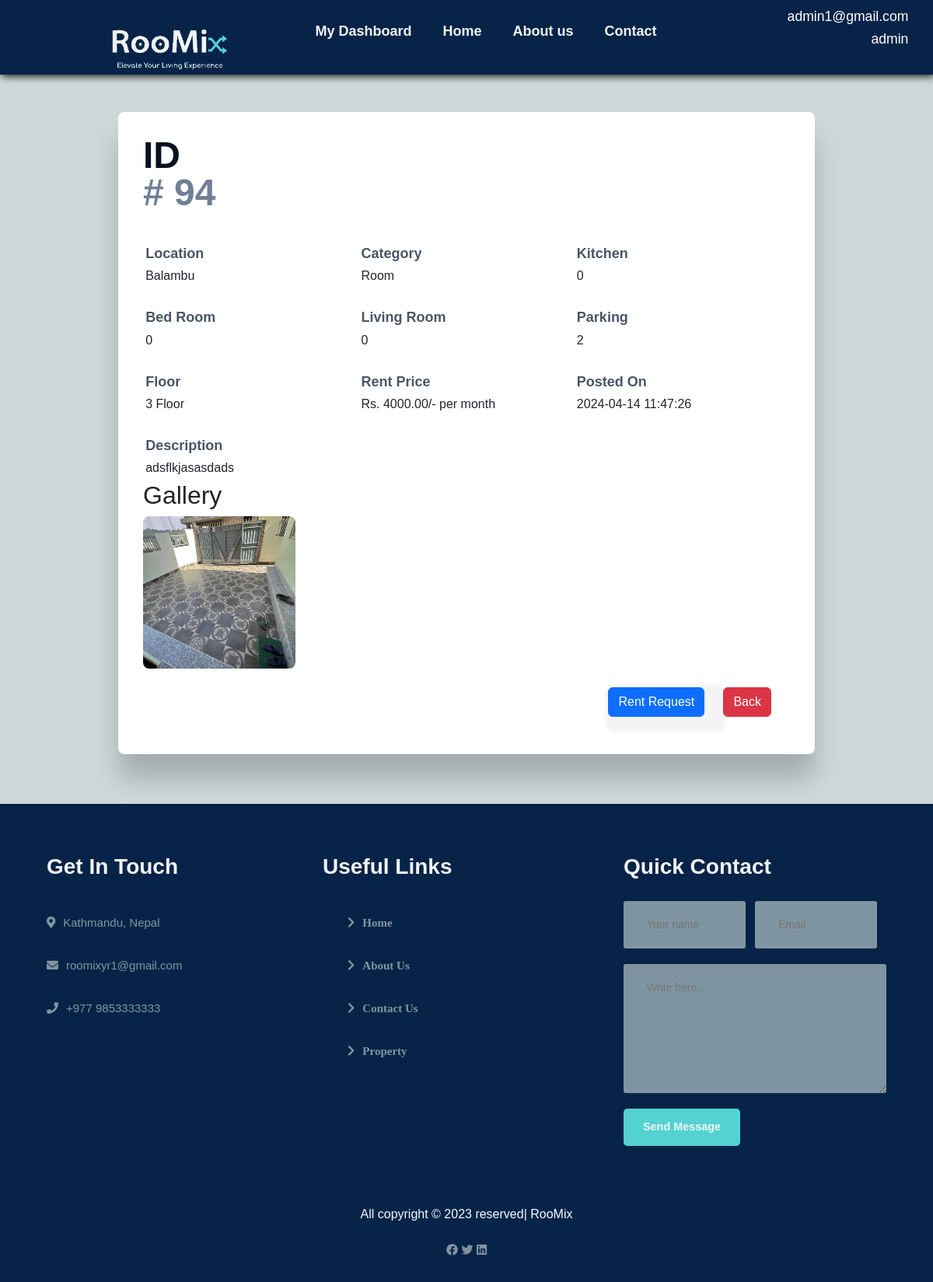
Page /clientAfterLogin/p-detail.php?id=94 (signed in) on the committed database.
### tables this page shows
CREATE TABLE `property` (
  `id` int(11) NOT NULL,
  `property_title` varchar(255) NOT NULL,
  `description` text DEFAULT NULL,
  `property_type` enum('Room','Flat') NOT NULL,
  `kitchen` int(11) DEFAULT NULL,
  `bedroom` int(11) DEFAULT NULL,
  `living_room` int(11) DEFAULT NULL,
  `floor` int(11) DEFAULT NULL,
  `parking` int(11) DEFAULT NULL,
  `area` decimal(10,2) DEFAULT NULL,
  `total_price` decimal(10,2) DEFAULT NULL,
  `location` varchar(255) DEFAULT NULL,
  `added_date` timestamp NOT NULL DEFAULT current_timestamp(),
  `sold_status` tinyint(1) NOT NULL DEFAULT 1,
  `user_id` int(50) NOT NULL,
  `media` text DEFAULT NULL
);

### clientAfterLogin/p-detail.php (the view, shortened to what this page needs)
<!DOCTYPE html>
<html lang="en">
<?php
require '../includes/dbConnect.php'; ?>
<head>
    <link rel="stylesheet" href="https://use.fontawesome.com/releases/v5.15.4/css/all.css" />
    <link href="https://cdn.jsdelivr.net/npm/bootstrap@5.3.3/dist/css/bootstrap.min.css" rel="stylesheet">
    <link rel="stylesheet" href="style.css">
    <link rel="stylesheet" href="../admin/propertyShow.css" />
</head>
<body class="p-0 m-0">
    <nav style="justify-content: space-between;align-items: center;">
        <a href="index.php" class="active"><img src="image/logo.png" alt="logo"></a>
        <div class="navigation">
            <ul>
                <li>
                    <a href="..\userAdmin\index.php">My Dashboard</a>
                </li>
                <li><a href="index.php">Home</a></li>
                <li><a href="aboutUs.php">About us</a></li>
                <li><a href="contact.php">Contact</a></li>
            </ul>
            <ul>
                <li class="userData">
                    <h6 style="color: white;"><?php echo $_SESSION["user"] ?></h6>
                    <h6 style="color: white;"><?php echo $_SESSION["userType"] ?></h6>
                </li>
            </ul>
        </div>
    </nav>
    <?php
    $id = $_GET['id'];
    if (isset($_GET['id'])) {
        $showProperty_query = "SELECT * FROM property WHERE id = '$id'";
        $result = mysqli_query($conn, $showProperty_query);
    }
    ?>
    <section style="padding-top: 18vh; padding-bottom:8vh;">
        <?php
        if (mysqli_num_rows($result) > 0) {
            while ($row = mysqli_fetch_array($result)) {
        ?>
                <div class="container">
                    <div class="content-wrapper">
                        <div>
                            <h1>ID <p class="id"># <?php echo $row['id']; ?></p>
                            </h1>
                        </div>
                        <div class="grid">
                            <div>
                                <p class="label">Location</p>
                                <p><?php echo $row['location']; ?></p>
                            </div>
                            <div>
                                <p class="label">Category</p>
                                <p><?php echo $row['property_type']; ?></p>
                            </div>
                            <div>
                                <p class="label">Kitchen</p>
                                <p><?php echo $row['kitchen']; ?></p>
                            </div>
                            <div>
                                <p class="label">Bed Room</p>
                                <p><?php echo $row['bedroom']; ?></p>
                            </div>
                            <div>
                                <p class="label">Living Room</p>
                                <p><?php echo $row['living_room']; ?></p>
                            </div>
                            <div>
                                <p class="label">Parking</p>
                                <p><?php echo $row['parking']; ?></p>
                            </div>
                            <div>
                                <p class="label">Floor</p>
                                <p><?php echo $row['floor']; ?> Floor</p>
                            </div>
                            <div>
                                <p class="label">Rent Price</p>
                                <p>Rs. <?php echo $row['total_price']; ?>/- per month</p>
                            </div>
                            <div>
                                <p class="label">Posted On</p>
                                <p><?php echo $row['added_date']; ?></p>
                            </div>
                            <div>
                                <p class="label">Description</p>
                                <p><?php echo $row['description']; ?></p>
                            </div>
                            <div class="gallery-section">
                                <h2>Gallery</h2>
                                <div class="gallery">
                                    <?php
                                    if (!empty($row['media'])) {
                                        $image_urls = explode(',', $row['media']);
                                        foreach ($image_urls as $image_url) {
                                    ?>
                                            <div class="gallery-item">
                                                <img src="<?php echo $image_url; ?>" alt="Property Image" onclick="showFullScreen('<?php echo $image_url; ?>')">
                                            </div>
                                        <?php
                                        }
                                    } else {
                                        ?>
                                        <span>No Image Available</span>
                                    <?php
                                    }
                                    ?>
                                </div>
                            </div>
                        </div>
                        <div class="button-container">
                            <form action="../control/rentRequest.php" method="POST" style="padding: 0;
    width: 148px;">
                                <button class="btn btn-primary me-4" name="property_request_btn">
                                    Rent Request
                                </button>
                            </form>
                            <a href="javascript: window.history.back()">
                                    <button class="btn btn-danger me-4">
                                        Back
                                    </button>
                                </a>
                        </div>
                    </div>
                </div>
        <?php
            }
        }
        ?>
    </section>
    <footer>
        <div class="f-main">
            <div class="footer-col about" id="about">
                <h3>Get In Touch</h3>
                <li><i class="fas fa-map-marker-alt"></i>Kathmandu, Nepal</li>
                <li><i class="fas fa-envelope"></i>roomixyr1@gmail.com</li>
                <li><i class="fas fa-phone"></i>+977 9853333333</li>
            </div>
            <div class="footer-col links">
                <h3>Useful Links</h3>
                <ul>
                    <li><i class="fas fa-chevron-right"><a href="index.php">Home</a></i></li>
                    <li><i class="fas fa-chevron-right"><a href="aboutUs.php">About Us</a></i></li>
                    <li><i class="fas fa-chevron-right"><a href="contact.php">Contact Us</a></i></li>
                    <li><i class="fas fa-chevron-right"><a href="properties.php">Property</a></i></li>
                </ul>
            </div>
            <div class="form">
                <h3>Quick Contact</h3>
                <div class="form-row">
                    <input type="text" placeholder="Your name">
                    <input type="text" placeholder="Email">
                </div>
                <div class="form-col">
                    <textarea name="" id="" cols="30" rows="6" placeholder="Write here..."></textarea>
                </div>
                <div class="form-col">
                    <button> Send Message</button>
                </div>
            </div>
        </div>
        <div class="copyright">
            <p>All copyright &#169; 2023 reserved| RooMix</p>
            <div class="<div class=" properties card">
                <i class="fab fa-facebook"></i>
                <i class="fab fa-twitter"></i>
                <i class="fab fa-linkedin"></i>
            </div>
        </div>
    </footer>
</body>
</html>

### clientAfterLogin/style.css (style rules this page uses)
:root { --c-primary: #072448; --c-secondary: #54d2d2; --c-bg-color: #b7c9c9af; --c-dark: #05121f; --c-light: #f1f3f4; --c-success: #42ea00; --c-danger: #e20704; --c-shadow: #0f0f0f; --c-btn: #54d2d2; --c-hover: #1f8d8d; --border-radius: 2rem; --card-border-radius: 1rem; --btn-padding: 0.6rem 2rem; --btn-radius: 3rem; --search-padding: 0.6rem 1rem; --m-padding: 8vh 8vw 8vh 8vw; --card-padding: 0.9rem 0.9rem 0 0.9rem; --body-padding: 1vh 8vw; --box-shadow: 2px 2px 10px; --card-padding-h: 1.0958vh; --card-margin-h: 1.0958vh; --sticky-top-left: 5.4rem; --sticky-top-right: -18rem; --btn-font: 1.125rem; }
* { margin: 0; padding: 0; box-sizing: border-box; }
html, body { width: 100%; height:0; font-family: "Poppins", sans-serif; background-color: var(--c-bg-color); }
h1 { font-size: 2.5rem; font-weight: 700; color: var(--c-primary); }
h1 { font-size: 3rem; font-weight: 700; color: var(--c-dark); }
h6 { font-size: 1.1rem; color: var(--c-dark); }
nav { display: flex; flex-direction: row; align-items: center; position: fixed; width: 100%; height: 12vh; box-shadow: 2px 2px 10px var(--c-shadow); padding: var(--body-padding); background-color: var(--c-primary); z-index: 9999; }
nav img { height: 150px; cursor: pointer; }
nav .navigation { display: flex; flex-direction: row; gap: 8vw; }
nav .navigation ul { display: flex; justify-content: flex-end; align-items: center; }
nav .navigation ul li { list-style: none; margin-left: 40px; white-space: nowrap; }
nav .navigation ul li a { text-decoration: none; color: var(--c-light); font-size: var(--btn-font); font-weight: 600; }
footer { padding: 2% 5%; display: flex; flex-direction: row; flex-wrap: wrap; align-items: center; justify-content: space-between; background-color: var(--c-primary); }
footer .f-main { display: flex; flex-direction: row; width: 100%; justify-content: space-between; align-items: baseline; }
footer .footer-col { padding-bottom: 40px; }
footer h3 { color: var(--c-light); font-weight: 600; padding-bottom: 20px; }
footer li, i { display: flex; align-items: center; gap: 10px; padding: 10px 0; list-style: none; color: var(--c-bg-color); font-size: 15px; cursor: pointer; }
footer .links ul { display: flex; flex-direction: column; }
footer .links ul li { display: flex; flex-direction: row; }
footer .links ul li a { text-decoration: none; color: var(--c-bg-color); margin-left: 10px; }
footer p { color: #f4faff; }
footer input { width: 220px; padding: 15px 12px; background: var(--c-bg-color); border: none; outline: none; color: white; margin: 0px 12px 20px 0; }
footer .form { width: 35%; padding: 40px 0 40px 40px; border-radius: 10px; }
footer .form h3 { color: var(--c-light); font-weight: 600; padding-bottom: 20px; }
footer .form .form-row { display: flex; justify-content: space-between; width: 100%; }
footer .form .form-row input { width: 50%; font-size: 14px; font-weight: 400; border-radius: 3px; border: none; background: var(--c-bg-color); color: white; outline: nine; padding: 20px 30px; margin-bottom: 20px; }
footer .form .form-col input, footer .form .form-col textarea { display: flex; justify-content: flex-end; width: 100%; font-size: 14px; font-weight: 400; border-radius: 3px; border: none; background: var(--c-bg-color); color: var(--c-light); outline: nine; padding: 20px 30px; margin-bottom: 20px; }
footer .form button { font-size: 0.9rem; padding: 13px 25px; background: var(--c-btn); border-radius: 5px; outline: none; border: none; font-weight: 600; cursor: pointer; color: var(--c-light); }
footer .copyright { margin-top: 20px; display: flex; flex-wrap: wrap; flex-direction: column; justify-content: center; align-items: center; width: 100%; }
form { background-color: #f4f4f4; padding: 30px; border-radius: 8px; box-shadow: 0 0 10px rgba(0, 0, 0, 0.1); width: 100%; max-width: 500px; }
input { width: 100%; padding: 8px; box-sizing: border-box; border: 1px solid #ccc; border-radius: 4px; }

### clientAfterLogin/p-detail.php (style rules this page uses)
html, body { height: 0; }
.userData { display: flex; flex-direction: column; align-items: end; text-align: right; display: inline-block; }

### rows in the picture
property: id "94", location "Balambu", property_type "Room", kitchen "0", bedroom "0", living_room "0", parking "2", floor "3", total_price "4000.00", added_date "2024-04-14 11:47:26", description "adsflkjasasdads", media (picture)

### other values in the picture
$_SESSION["user"] "admin1@gmail.com"
$_SESSION["userType"] "admin"
